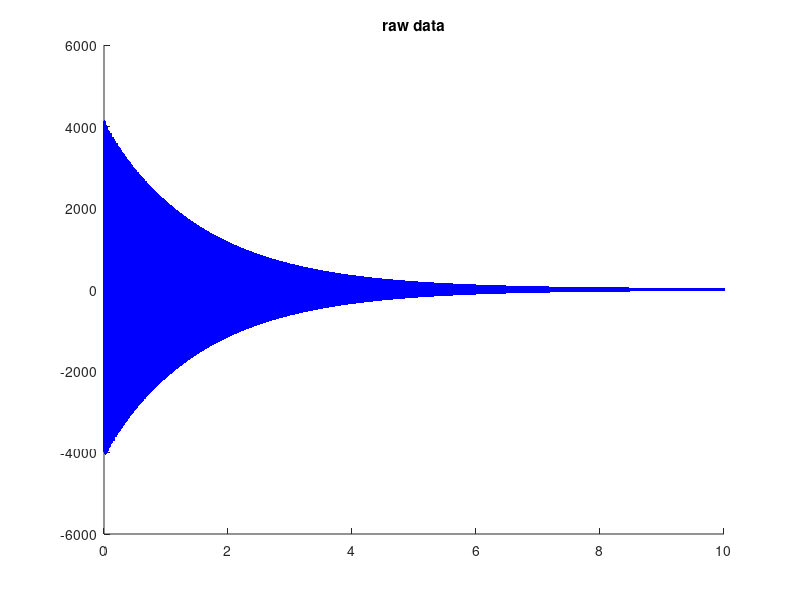
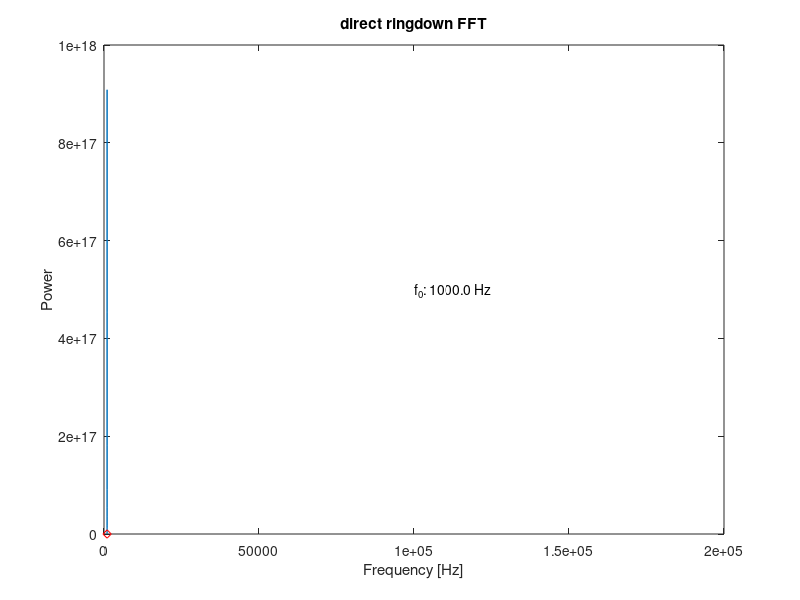

Reproduce these figures in MATLAB, in order. (Note: this script raises an error after producing the figures.)
% creates a multimode decay and tries various Q-factor finding methods:
% 1) envelope fitting
% 2) harminv
% 3) lorentz fit of the FFT

function harminv_fit()
  
  %f0 = [30,50,100,1000]
  %Q0 = [20,40,30,2e6]
  %A0 = [10,20,30,40]

  %f0 = [100]
  %Q0 = [5e2]
  %A0 = [40]

  f0 = [30,50,200,1000]
  Q0 = [20,40,30,5e3]
  A0 = [100,20,30,4000]

  dt = 1/(300*max(f0));
  tmin = 0;
  tmax = 15*Q0(1)*1/(min(f0));
  
  disp('=== Creating sample function ===');
  [x,y,fmin,fmax] = expsine(dt, tmin, tmax, f0, Q0, A0);
  
  orig = figure(); hold on;
  title('raw data');
  plot(x,y,'b.');
  
  disp('=== Running ringdown FFT fit directly ===')
  %% FFT for frequency estimation
  LV = length(y);
  %P = abs(fft(y)); Ppos=P(1:(round(LV/2)+1));
  P = fft(y); Ppos=P(1:(round(LV/2)+1));
  Y = Ppos.* conj(Ppos);
  faxis = 1/dt*(0:round(LV/2))/LV;
  peakf=faxis(find(Ppos==max(P(1:(round(LV/2)+1))))); %#ok<FNDSB>
  directRingdownFFT=figure();
  %semilogy(faxis,Ppos,'-'); hold on
  %plot(faxis,Ppos,'-'); hold on
  plot(faxis,Y,'-'); hold on
  plot(peakf,max(Ppos),'dr');
  title('direct ringdown FFT'); xlabel('Frequency [Hz]'); ylabel('Power')
  fa=axis; text((fa(2)-fa(1))/2,(fa(4)-fa(3))/2,['f_0: ' num2str(peakf,'%.1f') ' Hz']);

  [Q, vStart, vEnd] = getQfactor(faxis,Y,990,1010)

  disp('=== Running calcFFT fit directly ===')
  [calcFFT_output, lambda_vec_mum, freq_vec_Mhz] = calcFFT(y,dt, 2^22);
  % convert lambda to nm
  lambda_vec_nm = 1e3*lambda_vec_mum;
  X = lambda_vec_nm;
  Y = calcFFT_output.* conj(calcFFT_output);
  directFFT = figure(); hold on;
  title('direct FFT');
  plot(X,Y);
  [Q, vStart, vEnd] = getQfactor(X,Y,2.98e8,3.02e8)

  disp('=== Running ringdown ===')
  orig_axis = axis();
  res.trace1.x = x;
  res.trace1.y = y;
  res_rd = ringdown(res)
  
  harminvDataFile = '~/tmpHarminvData.txt';
  
  fid = fopen(harminvDataFile,'w+');
  fprintf(fid,'%2.8e\r\n',y);
  fclose(fid);
  
  fmin
  fmax
  lambdaLow = get_c0()/fmax;
  lambdaHigh = get_c0()/fmin;
  
  disp('=== Running harminv ===')
  [ status, lambda, Q, outFile, err, minErrInd, frequency, decay_constant, amplitude, phase ] = doHarminv(harminvDataFile,dt,lambdaLow,lambdaHigh);
  
  if ( status == 0 )
    if ( length(Q) ~= 0 )
      % calculate time-domain fit based on harminv output
      harminv_time = zeros(size(x));
      %harminv_fig = figure(); hold on;
      figure(orig); hold on;
      for i=1:length(frequency)
        disp([num2str(frequency(i)),', ', num2str(decay_constant(i)),', ', num2str(Q(i)),', ', num2str(amplitude(i)),', ', num2str(phase(i)),', ', num2str(err(i))]);
        %harminv_time = harminv_time + amplitude(i)*sin(2*pi*frequency(i)*x+phase(i)).*exp(-decay_constant(i)*time_mus);
        %harminv_time = harminv_time + amplitude(i)*cos(-2*pi*frequency(i).*x+phase(i)).*exp(decay_constant(i).*x);
        %harminv_time = harminv_time + amplitude(i)*exp(-2*pi*frequency(i).*x+phase(i)).*exp(decay_constant(i).*x);
        harminv_time = harminv_time + amplitude(i) * exp(-1i*(2*pi*frequency(i)*x - phase(i)) - decay_constant(i)*x);
      end
      plot(x,harminv_time,'r');
      plot(x,y,'b.');
      
      ColorSet = varycolor(length(frequency));
      set(gca, 'ColorOrder', ColorSet);
      
      for i=1:length(frequency)
        plot(x, 2*amplitude(i)*exp(-decay_constant(i).*x),'g','LineWidth',10);
      end
      axis(orig_axis);
    else
      warning('harminv was unable to find peaks in the specified frequency range.');
    end
  else
    warning('harminv command failed.');
  end

  disp('=== Running plotProbe ===');
  filename = '~/tmp.prn';
  probe_col = 2;
  autosave = false;
  imageSaveName = '';
  hide_figures = false;
  
  fid = fopen(filename,'wt');
  fprintf(fid,'x\ty\n');
  fclose(fid);
  tab = [1e12*x(:),y(:)];
  save(filename, 'tab', '-ASCII', '-double', '-tabs', '-append');
  %for k=1:length(x)
    %fprintf(fid,'%f\t%f\n',1e12*x(k),y(k));
  %end
  %fclose(fid);

  [ wavelength_nm, Q_lorentz, Q_harminv_local, Q_harminv_global ] = plotProbe(filename, probe_col, autosave, imageSaveName, hide_figures)

end

function [x,y,fmin,fmax] = expsine(dt, tmin, tmax, f0, Q0, A0)
  x = tmin:dt:tmax;
  y = zeros(size(x));
  
  fmin_list = zeros(size(f0));
  fmax_list = zeros(size(f0));
  
  for i=1:length(f0)
    gamma0 = pi*f0(i)/Q0(i);
    y = y + A0(i)*sin(2*pi*f0(i)*x).*exp(-gamma0*x);

    delta_f0 = f0(i)/Q0(i);
    fmin_list(i) = f0(i) - 10*delta_f0;
    fmax_list(i) = f0(i) + 10*delta_f0;

  end
  
  fmin = min(fmin_list);
  fmax = max(fmax_list);

end
